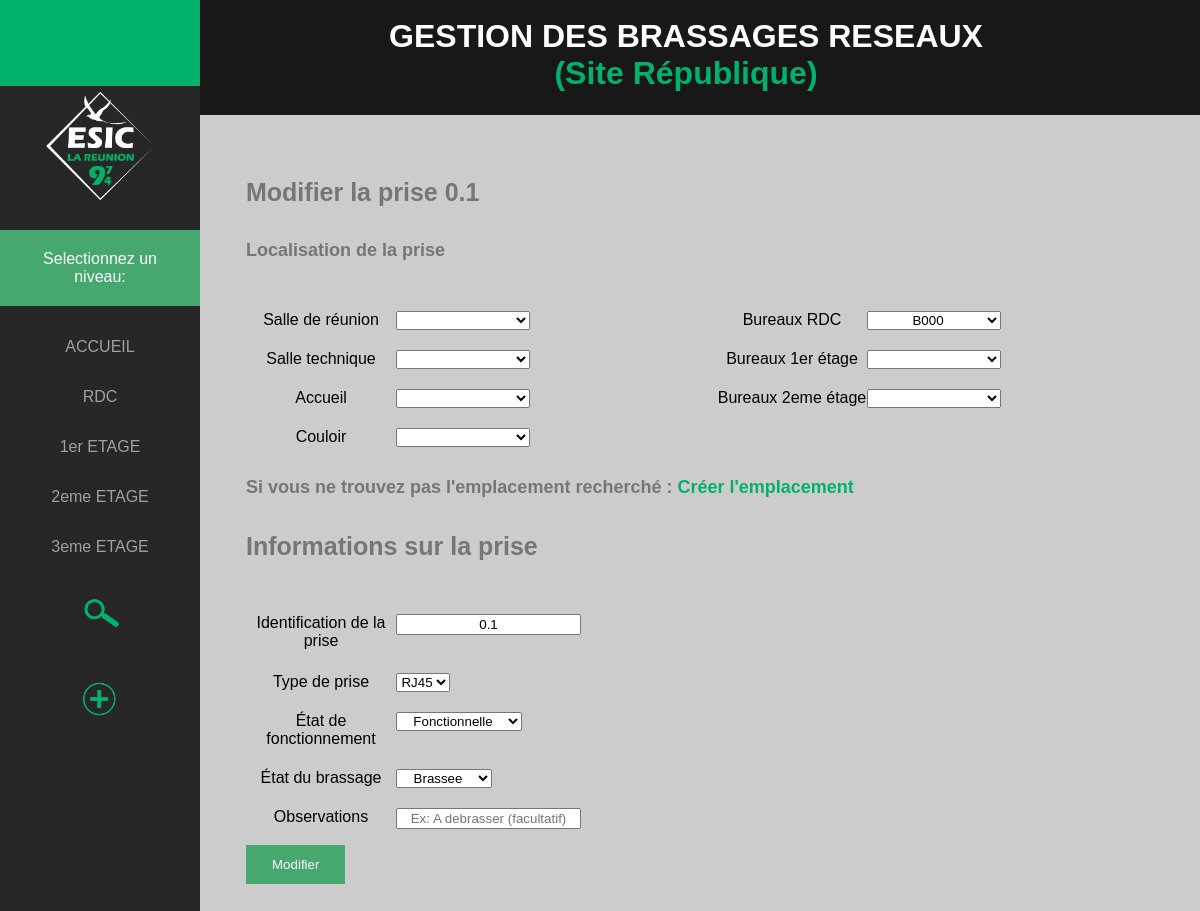
Page /site_republique/change/form_change.php?numprise=0.1 on the committed database.
### tables this page shows
CREATE TABLE IF NOT EXISTS `prise` (
  `id_prise` varchar(20) NOT NULL,
  `etat_fonct` varchar(20) NOT NULL,
  `etat_brassage` varchar(20) NOT NULL,
  `lieu_prise1` varchar(20) NOT NULL,
  `lieu_prise2` varchar(20) NOT NULL,
  `lieu_prise3` varchar(20) NOT NULL,
  `lieu_prise4` varchar(20) NOT NULL,
  `lieu_prise5` varchar(20) NOT NULL,
  `lieu_prise6` varchar(20) NOT NULL,
  `lieu_prise7` varchar(20) NOT NULL,
  `cable_connect` varchar(10) NOT NULL,
  `observation_prise` text NOT NULL,
  PRIMARY KEY (`id_prise`)
);

### site_republique/change/form_change.php (the view, shortened to what this page needs)
<!DOCTYPE HTML>
<html lang="fr">
<head>
    <link rel="stylesheet" href="../../css/style.css">
</head>
<?php
    $objetPdo = new PDO('mysql:host=localhost;dbname=brassage_dieccte','root' ,'');
    $pdoNum = $objetPdo->prepare('SELECT * FROM prise WHERE id_prise = :num');
    $pdoNum->bindValue(':num', $_GET['numprise'], PDO::PARAM_STR);
    $executechange = $pdoNum->execute();
    $prise = $pdoNum->fetch();
?>
<body>
    <div class="titre_index">
        <h1>GESTION DES BRASSAGES RESEAUX <div class="titre_page">(Site République)</div>
        </h1>
    </div>
    <nav class="sidenav">
        <a href="javascript:history.back(-1)"><img class="retour" src="../../img/icone_retour.png"></a>
        <center><img class="logo_site" src="../../img/logo_esic.png"></center>
        <p class="selection">Selectionnez un niveau:</p>
        <a href="../place/accueil_prise.php">ACCUEIL</a>
        <a href="../place/rdc_prises.php">RDC</a>
        <a href="../place/bureaux_1er.php">1er ETAGE</a>
        <a href="../place/bureaux_2eme.php">2eme ETAGE</a>
        <a href="../place/sdr_3eme.php">3eme ETAGE</a>
        <a href="../search.php"> <img class="search" src="../../img/icone_search.png"></a>
        <a href="../add/add_prise.php"><img class="ajout_prise" src="../../img/icone_ajout.png"></a>
    </nav>
    <section class="local_prise">
        <form  action="change.php" method="post">
            <h4>Modifier la prise <?php echo $prise['id_prise']?></h4>
            <h5>Localisation de la prise</h5>
               <div id="col">
                    <label for="lieu_prise1">Salle de réunion</label>
                    <select class="select" id="lieu_prise1" type="text" name="lieuprise1">
                        <option><?= $prise['lieu_prise1']?></option>
                        <option value="">Choisir un élément</option>
                    </select><br/>
                    <label for="lieu_prise2">Salle technique</label>
                    <select class="select" id="lieu_prise2" type="text" name="lieuprise2">
                        <option><?= $prise['lieu_prise2']?></option>
                        <option value="">Choisir un élément</option>
                    </select><br/>
                    <label for="lieu_prise3">Accueil</label>
                    <select class="select" id="lieu_prise3" type="text" name="lieuprise3">
                        <option><?= $prise['lieu_prise3']?></option>
                        <option value="">Choisir un élément</option>
                    </select>
                <br/>
                    <label for="lieu_prise4">Couloir</label>
                    <select class="select" id="lieu_prise4" type="text" name="lieuprise4">
                        <option><?= $prise['lieu_prise4']?></option>
                        <option value="">Choisir un élément</option>
                    </select>
                <br/>
                    <label for="lieu_prise5">Bureaux RDC</label>
                    <select class="select" id="lieu_prise5" type="text" name="lieuprise5">
                        <option><?= $prise['lieu_prise5']?></option>
                    </select><br/>
                    <label for="lieu_prise6">Bureaux 1er étage</label>
                    <select class="select" id="lieu_prise6" type="text" name="lieuprise6">
                        <option><?= $prise['lieu_prise6']?></option>
                        <option value="">Choisir un élément</option>
                    </select><br/>
                    <label for="lieu_prise7">Bureaux 2eme étage</label>
                    <select class="select"id="lieu_prise7" type="text" name="lieuprise7">
                        <option><?= $prise['lieu_prise7']?></option>
                        <option value="">Choisir un élément</option>
                    </select><br/>
                    </div>
            <h5>Si vous ne trouvez pas l'emplacement recherché : <a href="../add/add_emplacement.php" class="creer_empl">Créer l'emplacement</a> </h5>
            <h4>Informations sur la prise</h4>
            <label for="id_prise">Identification de la prise </label>
                <input class="select" id="id_prise" type="text" name="idprise" value="<?= $prise['id_prise']?>" ><br/><br/>
                <label for="cable_connect">Type de prise </label>
                <select id="cable_connect" class="select"type="text" name="cableconnect">
                    <option><?= $prise['cable_connect']?></option>
                </select><br/>
                <label for="etat_fonct">État de fonctionnement </label>
                <select class="select" id="etat_fonct" type="text" name="etatfonctionnement">
                    <option><?= $prise['etat_fonct']?></option>
                </select><br/><br/>
                <label for="etat_brassage">État du brassage </label>
                <select class="select" id="etat_brassage" type="text" name="etatbrassage">
                    <option><?= $prise['etat_brassage']?></option>
                </select><br/>
                <label for="observation_prise">Observations</label>
                <input class="select" style="text-align: center" id="observation_prise" type="text" name="observationprise" placeholder="Ex: A debrasser (facultatif)" value="<?= $prise['observation_prise']?>">
                <br/>
<p>
                <input class="modifier" type="submit" value="Modifier">
            </p>
        </form>
    </section>
</body>
</html>

### css/style.css (style rules this page uses)
* { font-family: 'Trebuchet MS', 'Lucida Sans Unicode', 'Lucida Grande', 'Lucida Sans', 'Arial', 'sans-serif'; }
body { background-color: #cccccc; }
.sidenav { height: 100%; width: 200px; position: fixed; z-index: 1; top: 0; left: 0; background-color: #272727; overflow-x: hidden; overflow-y: hidden; }
.sidenav a { color: #a0a0a0; font-size: 16px; padding: 16px; text-decoration: none; display: block; text-align: center; }
.titre_index { background-color: #181818; color: white; padding: 1px; margin-top: -12px; margin-right: -12px; margin-left: 160px; text-align: center; }
.selection { background-color: #46a76f; color: white; text-align: center; font-size: 16px; margin-top: 20px; padding: 20px; }
.titre_page { color: #01B26C; }
.retour { height: 50px; }
.search { height: 50px; }
.ajout_prise { height: 50px; }
.logo_site { height: 120px; }
section { margin-left: 198px; }
h4 { color: #777576; text-align: left; font-size: 25px; }
h5 { color: #777576; text-align: left; font-size: 18px; }
form { padding-top: 30px; padding-left: 20px; padding-right: 20px; padding-bottom: 30px; margin-bottom: 20px; margin-left: 20px; }
#col { column-count: 2; }
label { display: block; float: left; width: 150px; margin-top: 20px; text-align: center; }
.select { margin-top: 20px; text-align: center; }
.creer_empl { color: #01B26C; text-decoration: none; }
.modifier { background-color: #46a76f; border: none; color: white; padding: 12px 26px; text-decoration: none; cursor: pointer; }

### rows in the picture
prise: id_prise "0.1", lieuprise5 "B000", idprise "0.1", cableconnect "RJ45", etatfonctionnement "Fonctionnelle", etatbrassage "Brassee"
